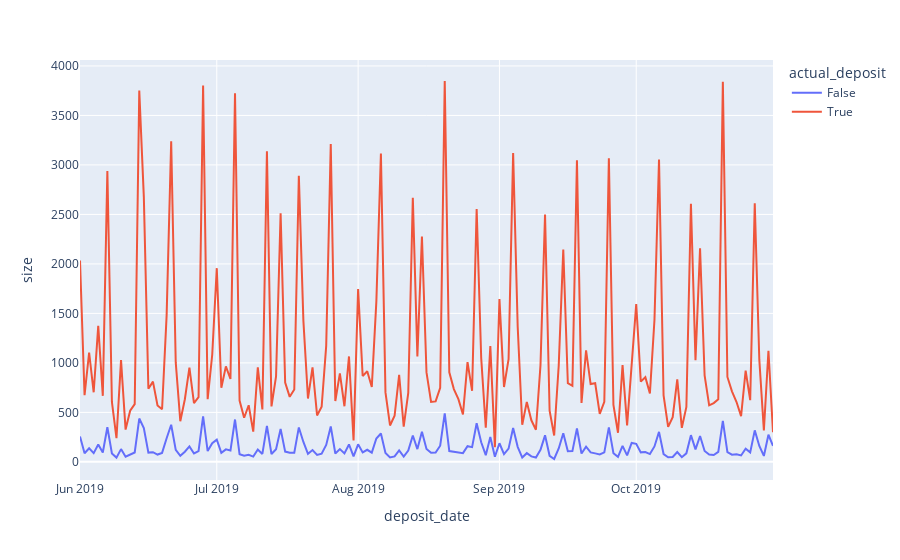

The cell this chart's notebook holds for it:
### Code cell
fig1 = px.line(status, x="deposit_date", y="size", color='actual_deposit')
fig1.show()

### Figure 1 — Plotly figure (JSON) as saved in the notebook; plotly's stock layout.template omitted (floating-point values rounded to 4 significant figures; data arrays with more than 128 entries replaced by an {"elided": "..."} marker saying what was removed)
{"data": [{"hovertemplate": "actual_deposit=False<br>deposit_date=%{x}<br>size=%{y}<extra></extra>", "legendgroup": "False", "line": {"color": "#636efa", "dash": "solid"}, "marker": {"symbol": "circle"}, "mode": "lines", "name": "False", "orientation": "v", "showlegend": true, "type": "scatter", "x": {"elided": "153 str values"}, "xaxis": "x", "y": {"elided": "153 int values"}, "yaxis": "y"}, {"hovertemplate": "actual_deposit=True<br>deposit_date=%{x}<br>size=%{y}<extra></extra>", "legendgroup": "True", "line": {"color": "#EF553B", "dash": "solid"}, "marker": {"symbol": "circle"}, "mode": "lines", "name": "True", "orientation": "v", "showlegend": true, "type": "scatter", "x": {"elided": "153 str values"}, "xaxis": "x", "y": {"elided": "153 int values"}, "yaxis": "y"}], "layout": {"legend": {"title": {"text": "actual_deposit"}, "tracegroupgap": 0}, "margin": {"t": 60}, "xaxis": {"anchor": "y", "domain": [0, 1], "title": {"text": "deposit_date"}}, "yaxis": {"anchor": "x", "domain": [0, 1], "title": {"text": "size"}}}}
